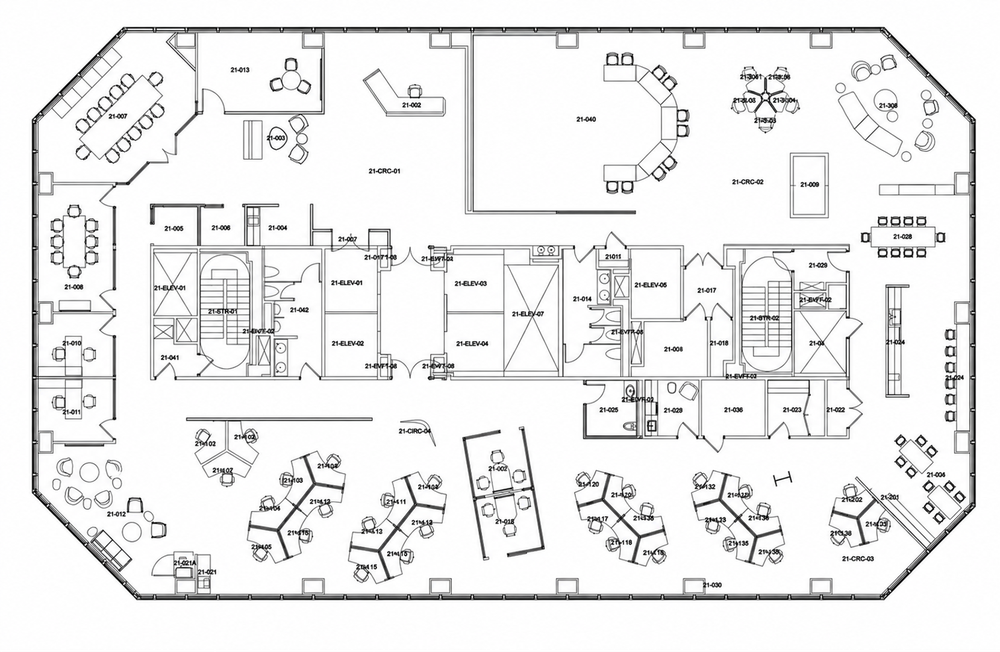
#> input picture maps/535-mission-map.png, 1000 x 652 px, shrunk from 1660 x 1082 before the run
$ python visualize_map.py
#> lines starting #> are read from the running program, lines starting #| are printed output that depends on the picture
#> (reads maps/office_535_suite21.json from the repository)
#!/usr/bin/env python3
"""One-shot visualization of nav_core topological map overlaid on the floor plan."""

import json
import os
import textwrap
from pathlib import Path

import matplotlib.pyplot as plt
import matplotlib.patches as mpatches
from matplotlib.patches import FancyBboxPatch, Polygon
import numpy as np

MAP_FILE = Path(__file__).parent / "office_535_suite21.json"
BACKGROUND_FILE = Path(__file__).parent / "535-mission-map.png"

TAG_PALETTE = {
    "waypoint":   "#00a6ff",
    "red_marker": "#00a6ff",
    "entrance":   "#e74c3c",
    "corridor":   "#95a5a6",
    "charging":   "#2ecc71",
    "conference":  "#9b59b6",
    "kitchen":    "#e67e22",
    "lounge":     "#1abc9c",
    "office":     "#3498db",
    "huddle":     "#2980b9",
    "open_plan":  "#f1c40f",
    "workspace":  "#f1c40f",
    "cafe":       "#e67e22",
    "focus":      "#2980b9",
    "stairs":     "#e74c3c",
    "restricted": "#c0392b",
}


def tag_color(tags):
    for t in tags:
        if t in TAG_PALETTE:
            return TAG_PALETTE[t]
    return "#7f8c8d"


def node_label(node):
    description = node.get("description", "")
    marker_suffix = ", red marker"
    if marker_suffix in description:
        return description.split(marker_suffix, 1)[0]
    return node["name"].replace("_", " ")


def load_image_background(data):
    """Load the annotated PNG, cropped and rotated into the map coordinate frame."""
    if not BACKGROUND_FILE.exists():
        print(f"Background image not found — skipping: {BACKGROUND_FILE}")
        return None

    img = plt.imread(str(BACKGROUND_FILE))
#> img is the input picture: shape (652, 1000, 4) float32; mean R, G, B, A 0.928, 0.927, 0.928, 0.999
    bbox = data.get("coordinate_system", {}).get("source_floor_bbox_px", {})
    if bbox:
        left = int(bbox["left"])
        top = int(bbox["top"])
        right = int(bbox["right"])
        bottom = int(bbox["bottom"])
        img = img[top:bottom + 1, left:right + 1]
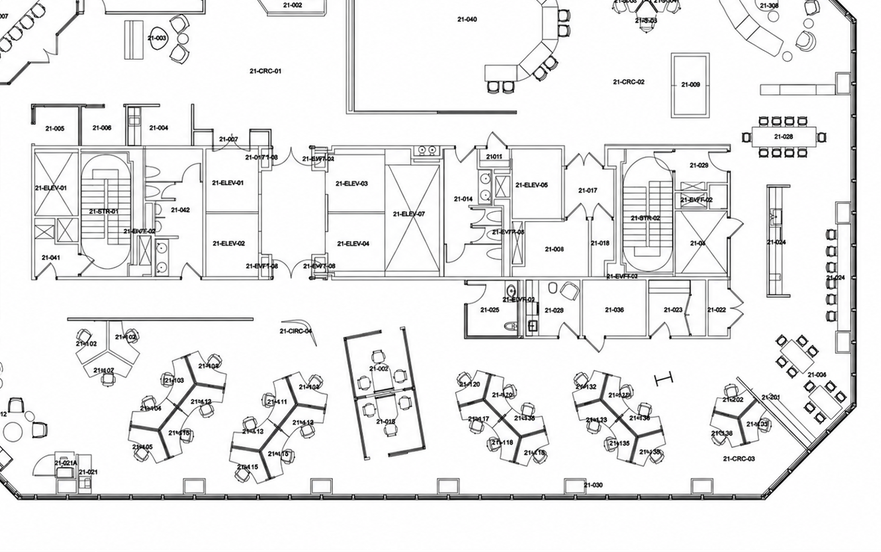
#> img: shape (552, 881, 4) float32; mean R, G, B, A 0.927, 0.927, 0.928, 0.999; transparent parts drawn white

    # Source image orientation matches the map metadata: Up=East, Left=North.
    # Rotate 90° clockwise so East is plot-right and North is plot-up.
    return np.rot90(img, k=-1)
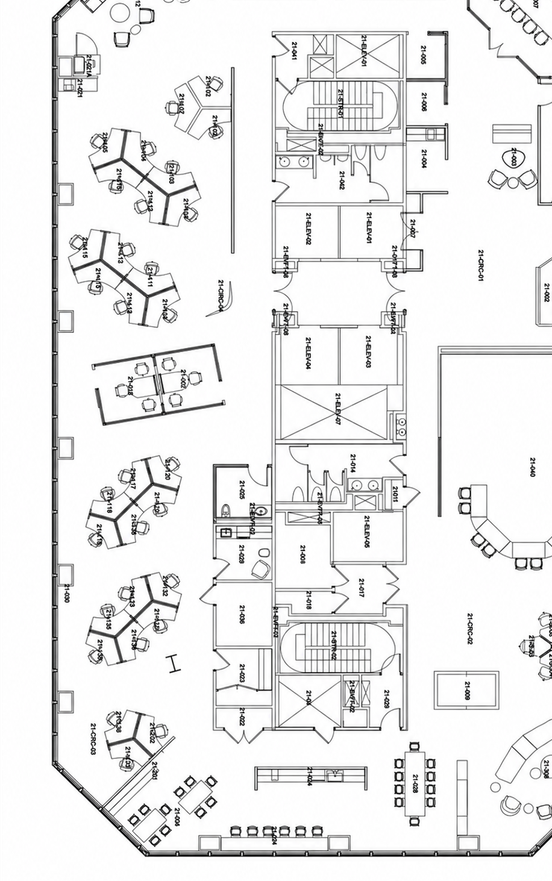
#> returned value: shape (881, 552, 4) float32; mean of channels 0, 1, 2, 3 0.927, 0.927, 0.928, 0.999; transparent parts drawn white


def main():
    with open(MAP_FILE) as f:
        data = json.load(f)

    dims = data["coordinate_system"]["floor_dimensions_m"]
    ew = dims["east_west"]   # x-axis range
    ns = dims["north_south"] # y-axis range

    plt.rcParams.update({
        "axes.grid": True,
        "grid.alpha": 0.25,
        "font.size": 9,
    })
    fig, ax = plt.subplots(figsize=(12, 17))

    # --- Image background ---
    bg = load_image_background(data)
    if bg is not None:
        ax.imshow(
            bg,
            extent=[0, ew, 0, ns],
            origin="upper",
            aspect="auto",
            alpha=0.7,
            zorder=0,
        )

    # --- Floor boundary ---
    boundary = data.get("floor_boundary", [])
#> boundary = [[0, 0], [26.58, 0], [26.58, 43.76], [0, 43.76]]
    if boundary:
        poly = Polygon(boundary, closed=True, fill=False,
                       edgecolor="#2c3e50", linewidth=2.5, zorder=1)
        ax.add_patch(poly)

    # --- Exclusion zones ---
    for zone in data.get("exclusion_zones", []):
        if zone.get("type") == "polygon":
            points = zone.get("points", [])
            if not points:
                continue
            poly = Polygon(
                points,
                closed=True,
                facecolor="#e74c3c",
                alpha=0.22,
                edgecolor="#c0392b",
                linewidth=1.8,
                linestyle="--",
                zorder=2,
            )
            ax.add_patch(poly)
            pts = np.array(points)
            cx, cy = pts[:, 0].mean(), pts[:, 1].mean()
            ax.text(cx, cy, f"NO-BOT\n{zone['name'].replace('_', ' ')}",
                    ha="center", va="center",
                    fontsize=6.2, color="#c0392b", fontweight="bold", zorder=10)
            continue

        c = zone["corners"]
        x0, y0 = c[0]
        x1, y1 = c[1]
        buf = zone.get("buffer_m", 0)
        rect = FancyBboxPatch(
            (x0 - buf, y0 - buf), (x1 - x0 + 2 * buf), (y1 - y0 + 2 * buf),
            boxstyle="round,pad=0.1",
            facecolor="#e74c3c", alpha=0.18, edgecolor="#c0392b",
            linewidth=1.8, linestyle="--", zorder=2,
        )
        ax.add_patch(rect)
        cx, cy = (x0 + x1) / 2, (y0 + y1) / 2
        ax.text(cx, cy, f"NO-BOT\n{zone['name'].replace('_', ' ')}",
                ha="center", va="center",
                fontsize=7, color="#c0392b", fontweight="bold", zorder=10)
#> this loop made 5 passes
#> pts on passes 1 to 5: [[9.9, 10], [16.9, 10], [16.9, 30.2], [9.9, 30.2]], [[15.5, 1.3], [17.9, 1.3], [17.9, 5.5], [15.5, 5.5]], [[17.7, 6.8], [20.6, 6.8], [20.6, 8.7], [17.7, 8.7]], [[18.8, 13.2], [25.5, 13.2], [25.5, 17.5], [18.8, 17.5]], [[7.65, 24.01], [7.97, 21.02], [2.28, 20.2], [1.86, 22.98]]

    # --- Edges ---
    node_lut = {n["name"]: n for n in data["nodes"]}
#> node_lut = 27 items
    for edge in data["edges"]:
        a = node_lut.get(edge["from"])
        b = node_lut.get(edge["to"])
        if not a or not b:
            continue
        traversable = edge.get("traversable", True)
        color = "#00a6ff" if traversable else "#e74c3c"
        style = "-" if traversable else ":"
        lw = 2.2 if traversable else 1.0
        alpha = 0.9 if traversable else 0.35
        ax.plot([a["x"], b["x"]], [a["y"], b["y"]],
                color=color, linestyle=style, linewidth=lw, alpha=alpha, zorder=3)
#> this loop made 27 passes

    # --- Nodes ---
    for node in data["nodes"]:
        color = tag_color(node.get("tags", []))
        is_restricted = "restricted" in node.get("tags", [])
        marker = "X" if is_restricted else "o"
        size = 140 if is_restricted else 115
        ax.scatter(node["x"], node["y"], c=color, s=size, marker=marker,
                   edgecolors="white", linewidths=1.0, zorder=5)
        ax.annotate(
            textwrap.fill(node_label(node), width=14),
            (node["x"], node["y"]),
            textcoords="offset points", xytext=(6, 6),
            fontsize=6.5, color="#102a43", fontweight="bold", zorder=6,
            bbox={"boxstyle": "round,pad=0.15", "fc": "white", "ec": "none", "alpha": 0.75},
        )

    # --- Legend ---
    legend_items = [
        mpatches.Patch(facecolor="#00a6ff", label="Mapped Node / Edge"),
        mpatches.Patch(facecolor="#e74c3c", alpha=0.18, edgecolor="#c0392b",
                       linestyle="--", label="Exclusion Zone (NO-BOT)"),
    ]
    ax.legend(handles=legend_items, loc="lower left", fontsize=7,
              framealpha=0.9, title="Legend", title_fontsize=8)

    # --- Compass ---
    ax.annotate("", xy=(2.0, 3.5), xytext=(2.0, 1.5),
                arrowprops=dict(arrowstyle="->", color="#2c3e50", lw=2))
    ax.text(2.0, 3.8, "N", ha="center", va="bottom",
            fontsize=10, fontweight="bold", color="#2c3e50")
    ax.annotate("", xy=(3.5, 1.5), xytext=(2.0, 1.5),
                arrowprops=dict(arrowstyle="->", color="#2c3e50", lw=2))
    ax.text(3.8, 1.5, "E", ha="left", va="center",
            fontsize=10, fontweight="bold", color="#2c3e50")

    # --- Formatting ---
    ax.set_xlabel("East  (meters)")
    ax.set_ylabel("North  (meters)")
    ax.set_title(data["name"] + " - Nav Topological Map", fontsize=14, fontweight="bold")
    ax.set_aspect("equal")
    ax.set_xlim(-1, ew + 2)
    ax.set_ylim(-1, ns + 2)
    ax.grid(True, alpha=0.3)

    plt.tight_layout()
    out = MAP_FILE.with_suffix(".png")
    fig.savefig(out, dpi=150, bbox_inches="tight")
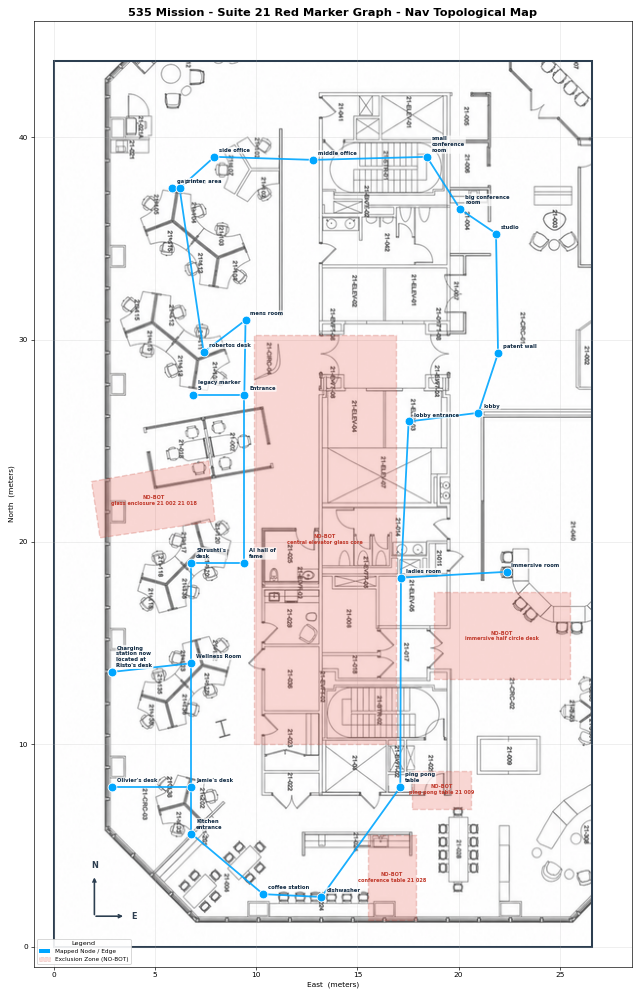
#> figure drawn by matplotlib, 1 panel
    print(f"Saved: {out}")
    if os.environ.get("SHOW_MAP", "0").strip().lower() in {"1", "true", "yes", "on"}:
        plt.show()
    else:
        plt.close(fig)


if __name__ == "__main__":
    main()
